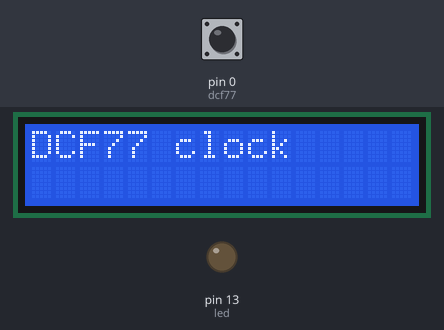
Bench run of a sketch on a simulated Arduino Uno, built with avr-gcc and run on an emulated ATmega328P. Parts: 16×2 character LCD, output pins drawn as LEDs (lit = HIGH). The test bench sets the inputs (shaded band); at power-on: pin 0 (dcf77) HIGH.

Above: at 1.2 s.
1.3 s: pin 0 (dcf77) pulled LOW for 0.15 s
At 2.5 s:
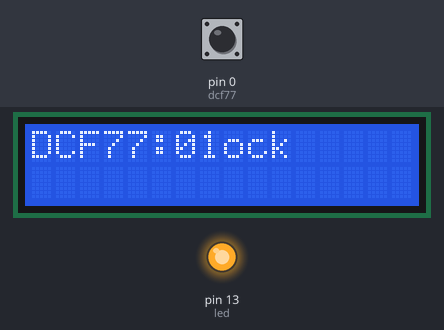
2.9 s: pin 0 (dcf77) pulled LOW for 3.2 s
At 6.8 s:
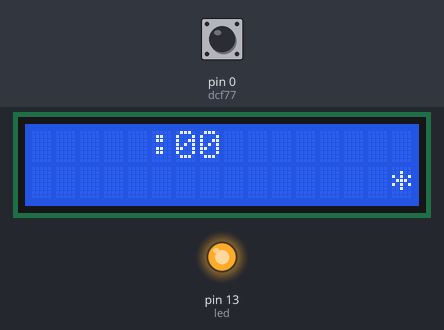
7.6 s: pin 0 (dcf77) pulled LOW for 1 s
At 8.4 s:
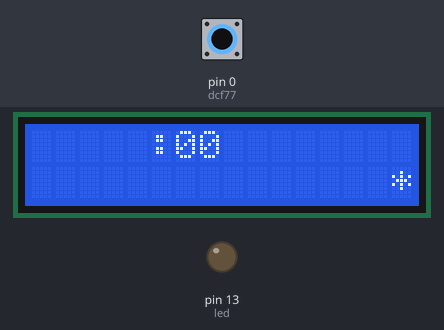
10.1 s: pin 0 (dcf77) pulled LOW for 0.15 s
At 11.6 s:
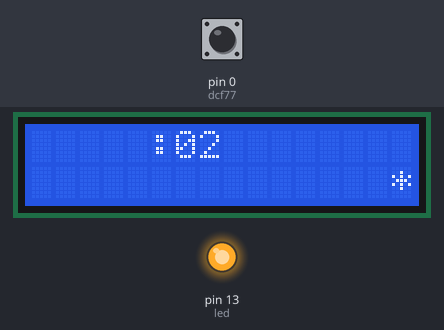
Timing chart, 0 to 12.7 s (numbered marks = the images above; inputs shaded):
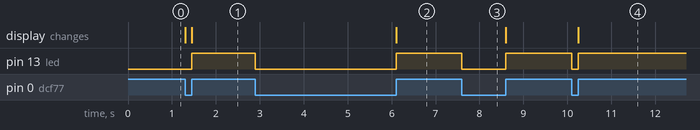

Measured:
- after the input at 1.3 s, pin 13 (led): LOW → HIGH after 0.15 s; the display: first changes at once (image 1 shows a later state)
- after the input at 2.9 s, pin 13 (led): HIGH → LOW at once, → HIGH 3.2 s later; the display: changes after 3.2 s (image 2)
- after the input at 7.6 s, pin 13 (led): HIGH → LOW at once, → HIGH 1.0 s later
- after the input at 10.1 s, pin 13 (led): HIGH → LOW at once, → HIGH 0.15 s later; the display: changes after 0.15 s (image 4)

The sketch:

dcf77_clock.ino
```cpp
// (licence header left out)
#include <LiquidCrystal.h>
#define LCD_LINES  2
#define LCD_CHARACTERS_PER_LINE  16
LiquidCrystal lcd(6,7,5,4,3,2);

const int dcf77 = 0;
const int led = 13;
int pulse_prev;
unsigned long time_falling;
unsigned long time_rising;
String bits;
int seconds;
int minutes;
int hours;
int day_of_month;
int day_of_week;
int month;
int year;

boolean parity(String str, char parity_bit)
{
  unsigned int i;
  int sum = 0;
  for (i=0; i<str.length(); i++)
  {
    if (str[i]=='1') sum += 1;
  }
  return ((sum&1)+0x30 == parity_bit);
}

boolean verify(String str)
{
  if (str.length()!=59) return false;
  if (str[20]!='1') return false;
  if (parity(str.substring(21,28),str[28])==false) return false;
  if (parity(str.substring(29,35),str[35])==false) return false;
  if (parity(str.substring(36,58),str[58])==false) return false;
  return true;
}

int decode_bcd(String str)
{
  unsigned int i;
  int power_of_two;
  int power_of_ten = 1;
  int result = 0;
  for (i=0; i<str.length(); i++)
  {
    power_of_two = 1<<(i&0x3);
    result += (str[i]-'0')*power_of_two*power_of_ten;
    if (power_of_two==8) power_of_ten *= 10;
  }
  return result;
}

boolean decode_time(String &str)
{
  if (verify(str)==false) return false;
  minutes = decode_bcd(str.substring(21,28));
  hours = decode_bcd(str.substring(29,35));
  day_of_month = decode_bcd(str.substring(36,42));
  day_of_week = decode_bcd(str.substring(42,45));
  month = decode_bcd(str.substring(45,50));
  year = decode_bcd(str.substring(50,58));
  return true;
}

void setup(void)
{
  lcd.begin(LCD_CHARACTERS_PER_LINE,LCD_LINES);
  lcd.clear();
  lcd.print("DCF77 clock");
  pinMode(dcf77,INPUT_PULLUP);
  pinMode(led,OUTPUT);
  digitalWrite(led,LOW);
  pulse_prev = digitalRead(dcf77);
  time_falling = millis();
  time_rising = millis();
  seconds = 0;
}

void loop(void)
{
  unsigned long time = millis();
  unsigned long dt = 0;
  int pulse = digitalRead(dcf77);

  if (pulse==1 && pulse_prev==0)
  {
    // rising edge
    digitalWrite(led,HIGH);
    time_rising = time;
    dt = time_rising-time_falling;
    seconds += 1;
  }
  else if (pulse==0 && pulse_prev==1)
  {
    // falling edge
    digitalWrite(led,LOW);
    time_falling = time;
    dt = time_falling-time_rising;
  }
  pulse_prev = pulse;

  if (dt>80)
  {
    if (dt<120)
    {
      bits += '0';
    }
    else if (dt>180 && dt<220)
    {
      bits += '1';
    }
    else if (dt>1800)
    {
      lcd.clear();
      if (decode_time(bits)==true)
      {
      	// Decode OK, show time & date.
        lcd.setCursor(0,0);
        if (hours<10) lcd.print(' ');
        lcd.print(hours);
        lcd.print(':');
        if (minutes<10) lcd.print('0');
        lcd.print(minutes);
        lcd.setCursor(0,1);
        lcd.print(day_of_month);
        lcd.print('/');
        lcd.print(month);
        lcd.print("/20");
        lcd.print(year);
      }
      else
      {
      	// Show that we are not synchronised.
        lcd.setCursor(15,1);
        lcd.print('*');
      }
      bits = "";
      seconds = 0;
    }
    lcd.setCursor(5,0);
    lcd.print(':');
    if (seconds<10) lcd.print('0');
    lcd.print(seconds);
  }
}
```
